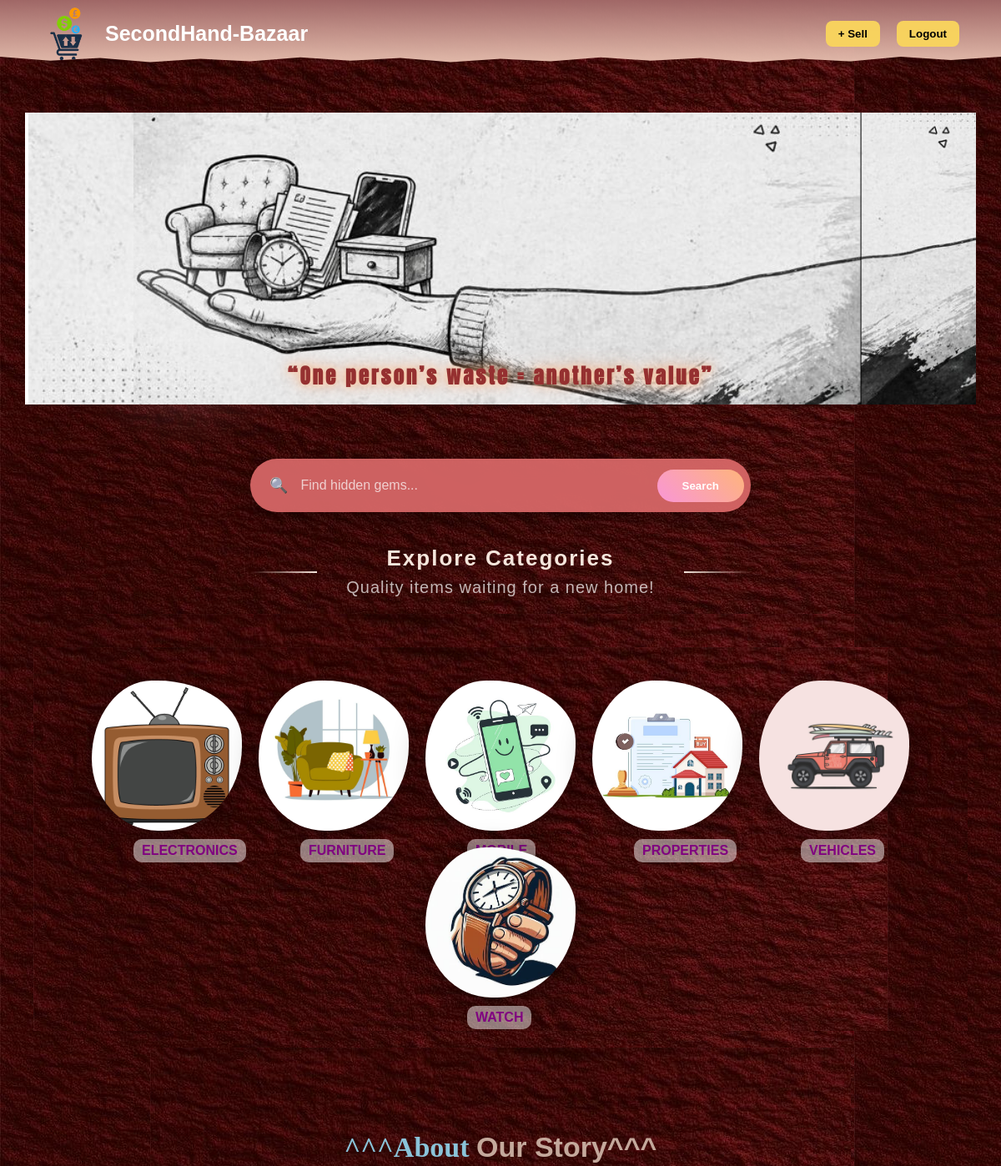
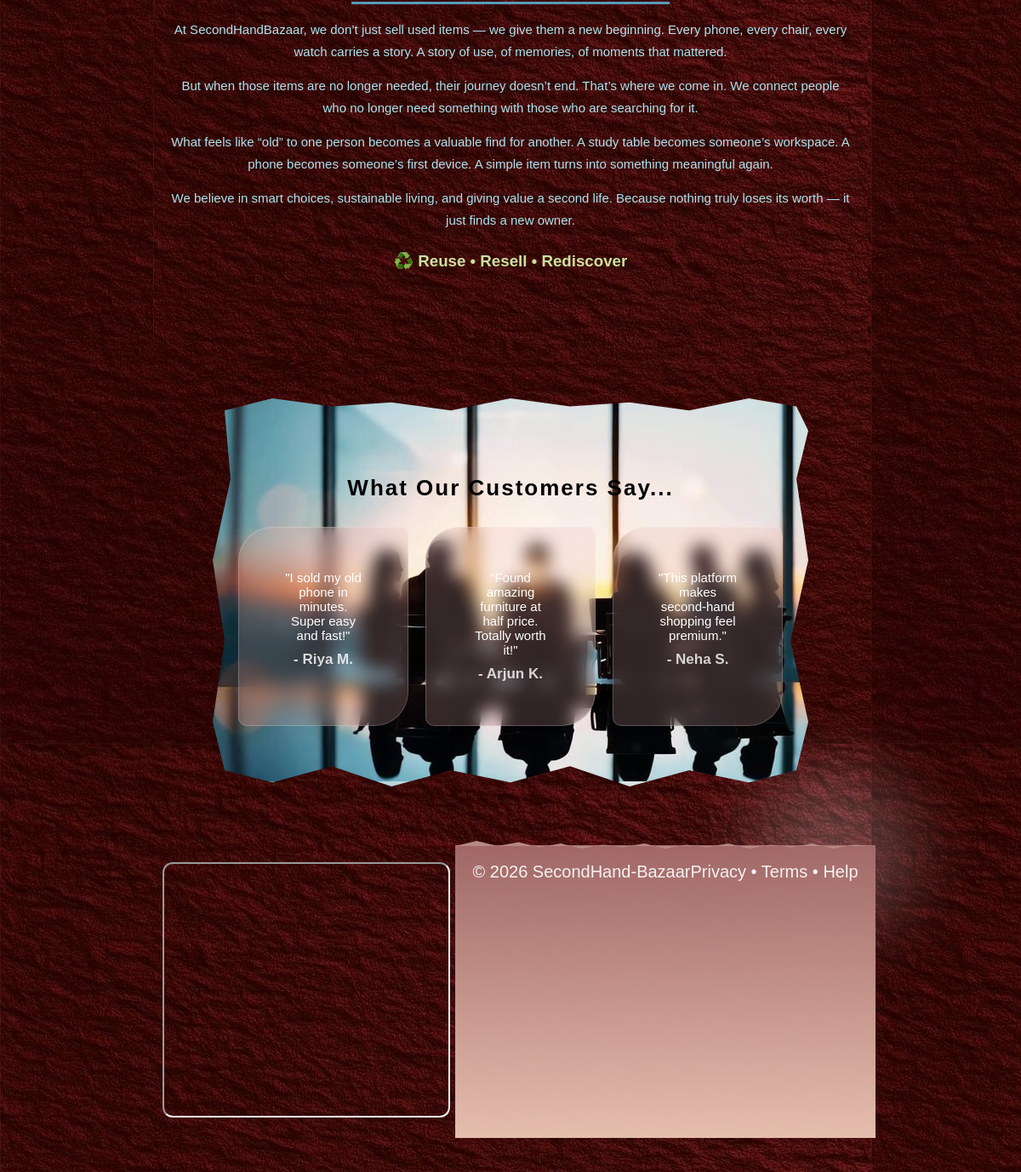
Page /modules/buyer/dashboard.php on the committed database (2 pictures, top to bottom).
### tables this page shows
CREATE TABLE `category` (
  `CAT_ID` int(11) NOT NULL,
  `CAT_NAM` varchar(25) NOT NULL,
  `CAT_IMAGE` varchar(255) DEFAULT NULL
);

### modules/buyer/dashboard.php (the view, shortened to what this page needs)
<?php
include "../../config/db.php";
$qcat = mysqli_query($con,"SELECT * FROM category ORDER BY CAT_NAM ASC");
?>
<!DOCTYPE html>
<html lang="en">
<head>
<link rel="stylesheet"
href="https://cdn.jsdelivr.net/npm/bootstrap-icons@1.11.3/font/bootstrap-icons.min.css">
</head>
<body>
<div class="navbar">
    <div class="logo"><img src="../../assests/img/logo.jpg" alt=""  class="logo-img">SecondHand-Bazaar</div>
    <div class="nav-links">
        <a href="../seller/sell_product.php"><button class="post-btn"><b>+ Sell</b></button></a>
        <a href="../auth/logout.php"><button class="register-btn"><b>Logout</b></button></a>
    </div>
</div>
<div class="hero">
    <div class="split-box">
        <img src="../../assests/img/hand1.jpg" class="img old">
        <div class="divider"></div>
        <div class="text">“One person’s waste = another’s value”</div>
    </div>
</div>
<div class="search-box">
    <form action="search_products.php" method="post" class="search-container">
        <span class="icon">🔍</span>
        <input type="text" placeholder="Find hidden gems..." name="search" required>
        <button type="submit">Search</button>
    </form>
</div>
<div class="topic">
    Explore Categories
    <span>Quality items waiting for a new home!</span>
</div>
<div class="categories">
    <div class="categories">
<?php
while($cat = mysqli_fetch_assoc($qcat))
{
?>
<a href="product_details.php?CAT_NAM=<?php echo urlencode($cat['CAT_NAM']); ?>" class="card">
<img src="../../assests/img/<?php echo $cat['CAT_IMAGE']; ?>">
<span><?php echo $cat['CAT_NAM']; ?></span>
</a>
<?php
}
?>
</div>
<section class="about">
    <div class="about-content">
        <h2>
            <span class="line"></span>
            ^^^About <span class="highlight">Our Story^^^</span>
        </h2>
        <p class="para">
At SecondHandBazaar, we don’t just sell used items — we give them a new beginning.
Every phone, every chair, every watch carries a story. A story of use, of memories,
of moments that mattered.
</p>
<p class="para">
But when those items are no longer needed, their journey doesn’t end.
That’s where we come in. We connect people who no longer need something
with those who are searching for it.
</p>
<p class="para">
What feels like “old” to one person becomes a valuable find for another.
A study table becomes someone’s workspace. A phone becomes someone’s first device.
A simple item turns into something meaningful again.
</p>
<p class="para">
We believe in smart choices, sustainable living, and giving value a second life.
Because nothing truly loses its worth — it just finds a new owner.
</p>
        <h3 class="tagline">♻️ Reuse • Resell • Rediscover</h3>
    </div>
</section>
<section class="testimonials">
    <h2 class="test-title">What Our Customers Say...</h2>
    <div class="test-container">
        <div class="test-card">
            <p>"I sold my old phone in minutes. Super easy and fast!"</p>
            <h4>- Riya M.</h4>
        </div>
        <div class="test-card">
            <p>"Found amazing furniture at half price. Totally worth it!"</p>
            <h4>- Arjun K.</h4>
        </div>
        <div class="test-card">
            <p>"This platform makes second-hand shopping feel premium."</p>
            <h4>- Neha S.</h4>
        </div>
    </div>
</section>
<div >
    <iframe
    src="https://www.google.com/maps/embed?pb=!1m18!1m12!1m3!1d3694.3251612710204!2d69.61230677462833!3d21.6351467714225!2m3!1f0!2f0!3f0!3m2!1i1024!2i768!4f13.1!3m3!1m2!1s0x3bebf6eebaaa7a23%3A0x7b07d7dd1fdfd12a!2sGovernment%20Polytechnic%20Porbandar!5e0!3m2!1sen!2sin!4v1708603509839!5m2!1sen!2sin">
    </iframe>
</div>
<footer class="footer-small">
    <div class="footer-row">
        <span>© 2026 SecondHand-Bazaar</span>
        <span>Privacy • Terms • Help</span>
    </div>
</footer>
</body>
</html>

### rows in the picture
category: CAT_IMAGE (picture), CAT_NAM "ELECTRONICS"
category: CAT_IMAGE (picture), CAT_NAM "FURNITURE"
category: CAT_IMAGE (picture)
category: CAT_IMAGE (picture), CAT_NAM "PROPERTIES"
category: CAT_IMAGE (picture), CAT_NAM "VEHICLES"
category: CAT_IMAGE (picture), CAT_NAM "WATCH"
